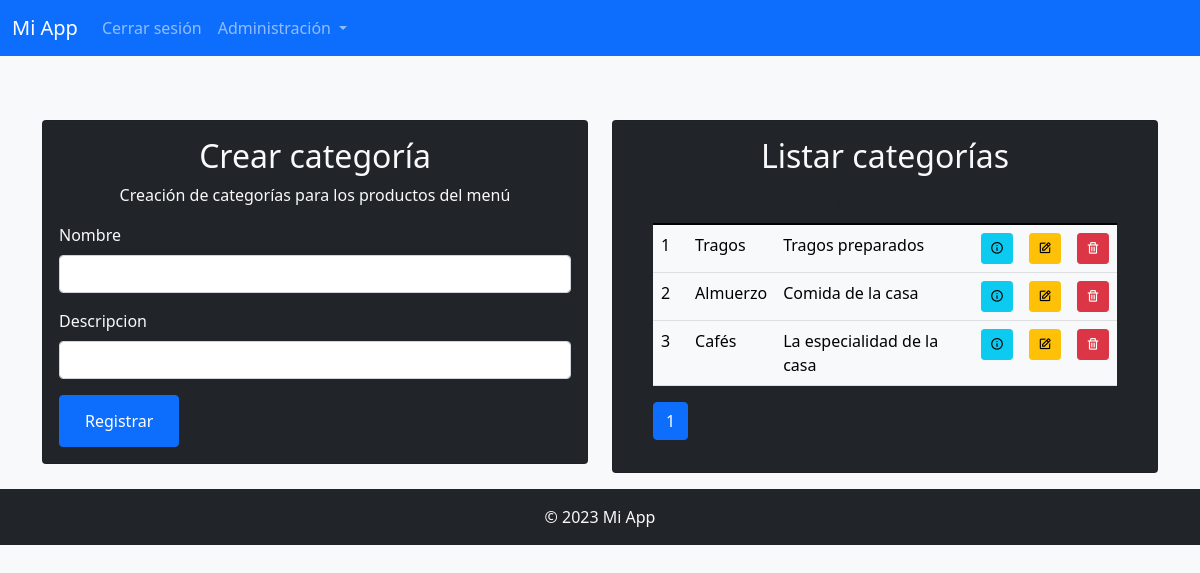
The app's page /admin/categoria (signed in), older data.
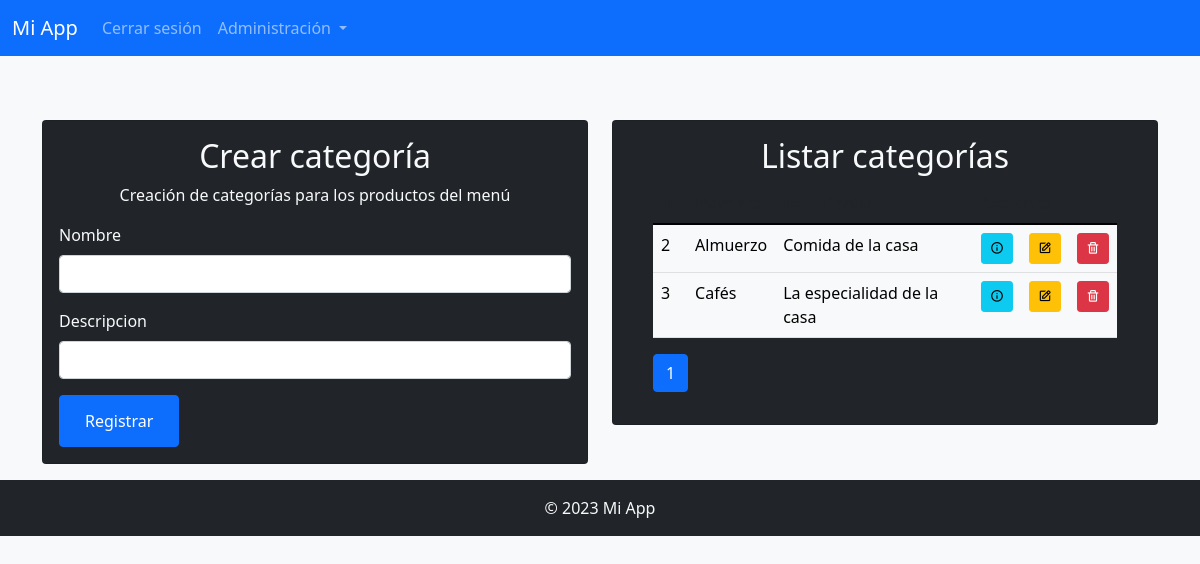
The same page, newer data.
### models/CategoriasMenu.py (models this page shows)
class CategoriasMenu(db.Model):
  id = db.Column(db.Integer, primary_key=True)
  nombre = db.Column(db.String(20), unique=True, nullable=False)
  descripcion = db.Column(db.String(200), nullable=False)

### routes/menu/categorias.py (the view, shortened to what this page needs)
@categorias_menu.route('/admin/categoria', methods=['POST', 'GET'])
@login_required
def adm_categoria():
  form = CategoriaMenuForm()
  pagina = request.args.get('pagina', 1, type=int)
  categorias_por_pagina = request.args.get('elementos', 5, type=int)
  categorias_paginadas = CategoriasMenu.query.paginate(page=pagina, per_page=categorias_por_pagina, error_out=False)
  return render_template('admin/categoria.html', form=form, categorias_paginadas=categorias_paginadas)

### forms/forms.py
class CategoriaMenuForm(FlaskForm):
  nombre = StringField('Nombre', validators=[DataRequired()])
  descripcion = StringField('Descripcion', validators=[DataRequired()])
  submit = SubmitField('Registrar')

### models/User.py (called while the page is built)
@login_manager.user_loader
def load_user(user_id):
  return User.query.get(int(user_id))

### templates/admin/categoria.html (shortened to what this page needs)
{% extends "base.html" %}
{% block content %}
<div class="row justify-content-center">
  <div class="col-lg-6 col-md-4">
    <div class="card bg-dark text-light mt-5">
      <div class="card-body">
        <h2 class="text-center text-light">Crear categoría</h2>
        <p class="text-center text-light">Creación de categorías para los productos del menú</p>
        <form method="POST">
          <div class="mb-3">
            {{ form.nombre.label(class="form-label text-light") }}
            {{ form.nombre(class="form-control") }}
          </div>
          <div class="mb-3">
            {{ form.descripcion.label(class="form-label text-light") }}
            {{ form.descripcion(class="form-control") }}
          </div>
          <button class="btn btn-primary btn-block">
            {{ form.submit(class="btn btn-primary btn-block") }}
          </button>
        </form>
      </div>
    </div>
  </div>
  <div class="col-lg-6 col-md-8">
    <div class="card bg-dark text-light mt-5">
      <div class="card-body">
        <h2 class="text-center text-light">Listar categorías</h2>
        <div class="container table-responsive">
          <table class="table">
            <thead class="thead-light">
              <tr>
                <th>ID</th>
                <th>Nombre</th>
                <th>Descripción</th>
                <th colspan="3">Acciones</th>
              </tr>
            </thead>
            <tbody class="table-light">
              {% for categoria in categorias_paginadas %}
              <tr>
                <td>{{categoria.id}}</td>
                <td>{{categoria.nombre}}</td>
                <td>{{categoria.descripcion}}</td>
                <td>
                  <button type="button" class="btn btn-sm btn-info" onclick="eliminar()">
                    <i class='bx bx-info-circle'></i>
                  </button>
                </td>
                <td>
                  <button type="button" class="btn btn-sm btn-warning" onclick="eliminar()">
                    <i class='bx bx-edit'></i>
                  </button>
                </td>
                <td>
                  <button type="button" class="btn btn-sm btn-danger" onclick="eliminarCategoria({{ categoria.id }})">
                    <i class='bx bx-trash'></i>
                  </button>
                </td>
              </tr>
              {% endfor %}
            </tbody>
          </table>
          <ul class="pagination">
            {% for pag_num in categorias_paginadas.iter_pages() %}
              {% if pag_num %}
                {% if categorias_paginadas.page == pag_num %}
                  <li class="page-item active"><span class="page-link">{{ pag_num }}</span></li>
                {% else %}
                  <li class="page-item"><a class="page-link" href="{{ url_for('categorias_menu.adm_categoria', pagina=pag_num, elementos=5) }}">{{ pag_num }}</a></li>
                {% endif %}
              {% else %}
                <span class="ellipsis">...</span>
              {% endif %}
            {% endfor%}
          </ul>
        </div>
      </div>
    </div>
  </div>
</div>
{% endblock %}

### templates/base.html (shortened to what this page needs)
<!DOCTYPE html>
<html lang="es">
<head>
  <link href="https://cdn.jsdelivr.net/npm/bootstrap@5.1.3/dist/css/bootstrap.min.css" rel="stylesheet"
>
  <link rel="stylesheet" href="https://bootstrap.themes.guide/herbie/theme.css">
  <link rel="stylesheet" href="https://cdn.jsdelivr.net/npm/boxicons@2.0.7/css/boxicons.min.css">
</head>
<body class="bg-light text-light">
  <nav class="navbar navbar-expand-lg navbar-dark bg-primary">
    <div class="container-fluid">
      <a class="navbar-brand" href="#">Mi App</a>
      <div class="collapse navbar-collapse" id="navbarNavDropdown">
        <ul class="navbar-nav">
          {% if current_user.is_authenticated %}
          <li class="nav-item">
            <a class="nav-link" href="{{ url_for('usuario_route.cerrar_sesion') }}">Cerrar sesión</a>
          </li>
          <li class="nav-item dropdown">
            <a class="nav-link dropdown-toggle" href="#" role="button" data-bs-toggle="dropdown" aria-expanded="false">
              Administración
            </a>
          </li>
          {% else %}
          <li class="nav-item">Inicia sesión o <a href="{{ url_for('usuario_route.registro') }}"
              class="link-primary">regístrate</a> para acceder al sitio</li>
          {% endif %}
        </ul>
      </div>
    </div>
  </nav>
  <div class="container mt-3">
    <div class="content">
      {% block content %}{% endblock %}
    </div>
  </div>
  <footer class="bg-dark text-light text-center mt-3 py-3">
    <p class="mb-0">&copy; 2023 Mi App</p>
  </footer>
</body>
</html>

Row changes from the older to the newer data that the page shows:
removed CategoriasMenu: id "1", nombre "Tragos", descripcion "Tragos preparados"
